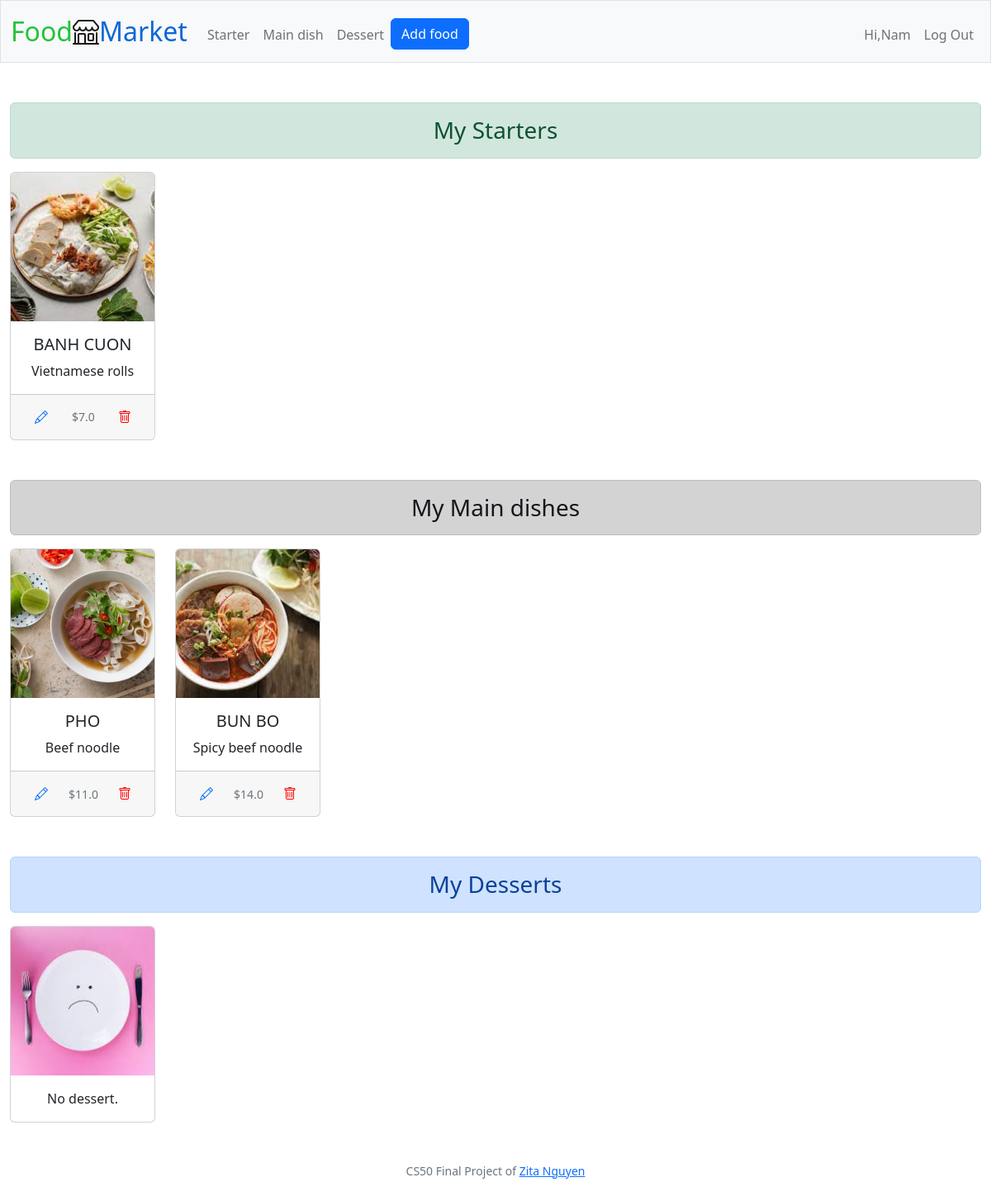
/display (signed in), run on an earlier commit of the app's database.
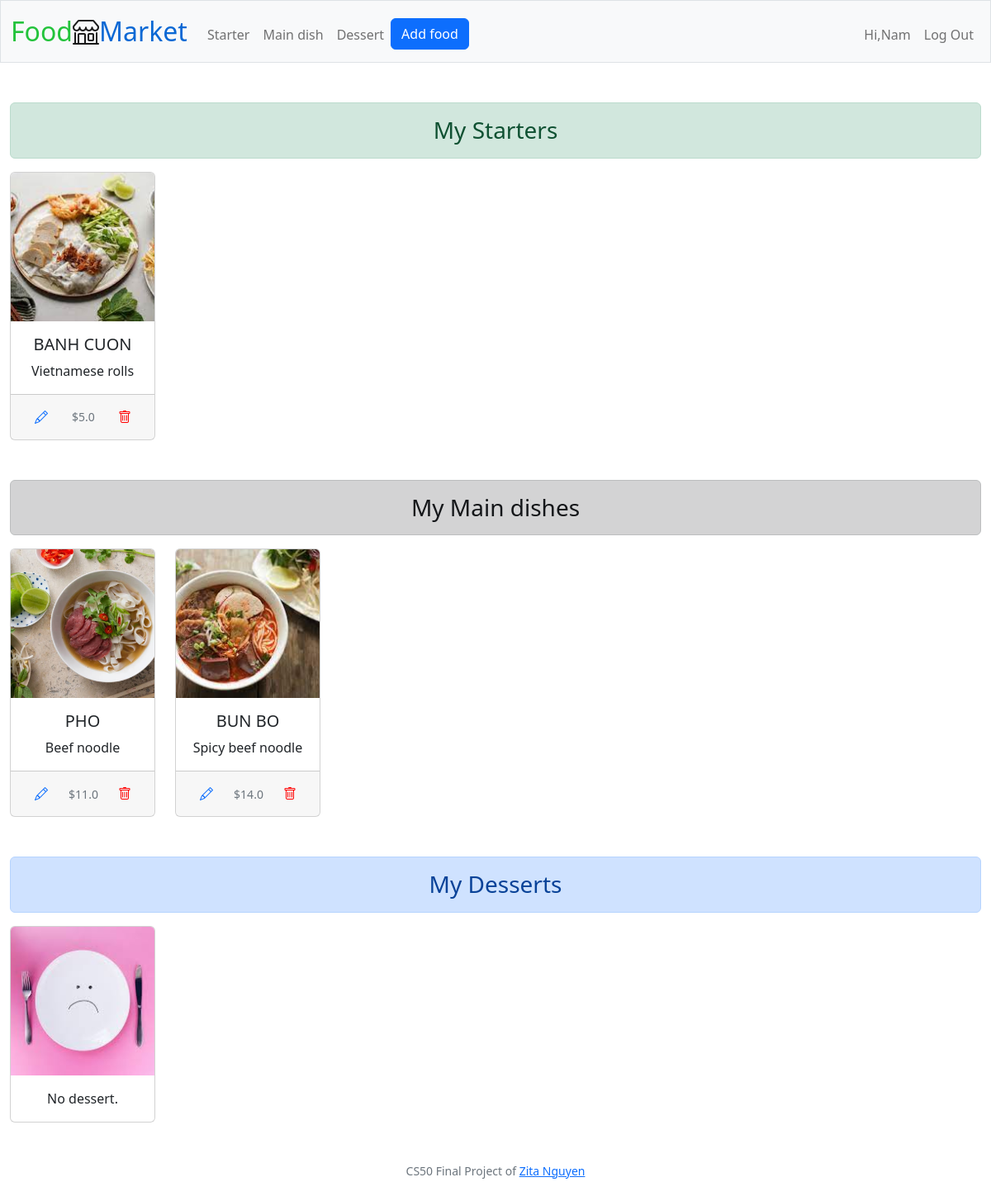
And on a later commit of the database.
### tables this page shows
CREATE TABLE food (
id INTEGER PRIMARY KEY AUTOINCREMENT, 
category TEXT NOT NULL,
name TEXT NOT NULL,
photo BLOB NOT NULL,
description TEXT NOT NULL,
price REAL NOT NULL,
date DATETIME NOT NULL,
user_id INTEGER NOT NULL,
FOREIGN KEY (user_id) REFERENCES users (id)
);

### app.py (the view)
@app.route("/display", methods=["GET"])
@login_required
@role_required
def display():
    return sellers.display_products()

### app.py (called while the page is built)
@app.after_request
def after_request(response):
    response.headers["Cache-Control"] = "no-cache, no-store, must-revalidate"
    response.headers["Expires"] = 0
    response.headers["Pragma"] = "no-cache"
    return response

### helpers.py (called while the page is built)
def login_required(f):
    @wraps(f)
    def decorated_function(*args, **kwargs):
        if session.get("user_id") is None:
            return redirect("/login")
        return f(*args, **kwargs)
    return decorated_function

def role_required(f):
    @wraps(f)
    def decorated_function(*args, **kwargs):
        if session.get("user_role") != "seller":
            return redirect("/")
        return f(*args, **kwargs)
    return decorated_function

### queries.py (called while the page is built)
def query_get_seller_products(user_id):
    conn = sqlite3.connect("market.db")
    c = conn.cursor()
    c.execute("SELECT * FROM food WHERE user_id = ?", (user_id,))
    products = c.fetchall()
    return products

### templates/display_products.html (shortened to what this page needs)
{% extends "layout.html" %}
{% block main %}
<div class="alert alert-success text-center h3" role="alert">
  My Starters
</div>
<div class="row row-cols-1 row-cols-lg-6 row-cols-md-3 g-4">
  {% if not starters %}
    <div class="col">
      <div class="card h-100">
        <img class="card-img-top" src="{{url_for('static', filename='photos/no_food.jpeg')}}" alt="No product">
        <div class="card-body">
          <p class="card-text">No starter.</p>
        </div>
      </div>
    </div>
  {% else %}
    {% for starter in starters %}
      <div class="col">
        <div class="card h-100">
          <img src="{{url_for('static', filename='photos/' + starter[3])}}" class="card-img-top" alt="{{ starter[2] }}">
          <div class="card-body">
            <h5 class="card-title">{{ starter[2] }}</h5>
            <p class="card-text">{{ starter[4] }}</p>
          </div>
          <div class="card-footer d-flex justify-content-between align-items-center">
            <form action="/modify/{{ starter[0] }}" method="get">
              <button type="submit" class="btn btn-link"><span class="bi bi-pencil"></span></button>
            </form>
            <small class="text-muted">${{ starter[5] }}</small>
            <form action="/delete/{{ starter[0] }}" method="post">
              <button type="submit" style="color: red; border: none;" class="btn"><span class="bi bi-trash"></span></button>
            </form>
          </div>
        </div>
      </div>
    {% endfor %}
  {% endif %}
</div>
<div class="alert alert-dark text-center h3 mt-5" role="alert">
  My Main dishes
</div>
<div class="row row-cols-1 row-cols-lg-6 row-cols-md-3 g-4">
  {% if not main_dishes %}
    <div class="col">
      <div class="card h-100">
        <img class="card-img-top" src="{{url_for('static', filename='photos/no_food.jpeg')}}" alt="No product">
        <div class="card-body">
          <p class="card-text">No main dish.</p>
        </div>
      </div>
    </div>
  {% else %}
    {% for main_dish in main_dishes %}
      <div class="col">
        <div class="card h-100">
          <img src="{{url_for('static', filename='photos/' + main_dish[3])}}" class="card-img-top" alt="{{ main_dish[2] }}">
          <div class="card-body">
            <h5 class="card-title">{{ main_dish[2] }}</h5>
            <p class="card-text">{{ main_dish[4] }}</p>
          </div>
          <div class="card-footer d-flex justify-content-between align-items-center">
            <form action="/modify/{{ main_dish[0] }}" method="get">
              <button type="submit" class="btn btn-link"><span class="bi bi-pencil"></span></button>
            </form>
            <small class="text-muted">${{ main_dish[5] }}</small>
            <form action="/delete/{{ main_dish[0] }}" method="post">
              <button type="submit" style="color: red; border: none;" class="btn"><span class="bi bi-trash"></span></button>
            </form>
          </div>
        </div>
      </div>
    {% endfor %}
  {% endif %}
</div>
<div class="alert alert-primary text-center h3 mt-5" role="alert">
  My Desserts
</div>
<div class="row row-cols-1 row-cols-lg-6 row-cols-md-3 g-4">
  {% if not desserts %}
    <div class="col">
      <div class="card h-100">
        <img class="card-img-top" src="{{url_for('static', filename='photos/no_food.jpeg')}}" alt="No product">
        <div class="card-body">
          <p class="card-text">No dessert.</p>
        </div>
      </div>
    </div>
  {% endif %}
</div>
{% endblock %}

What changed in the data, as far as the page shows it:
changed food "BANH CUON": price "7.0" → "5.0"
